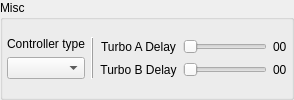
    <widget class="QGroupBox" name="groupBox_Misc">
     <property name="sizePolicy">
      <sizepolicy hsizetype="Preferred" vsizetype="Fixed">
       <horstretch>0</horstretch>
       <verstretch>0</verstretch>
      </sizepolicy>
     </property>
     <property name="title">
      <string>Misc</string>
     </property>
     <property name="flat">
      <bool>true</bool>
     </property>
     <layout class="QVBoxLayout" name="verticalLayout_groupBox_Misc">
      <property name="leftMargin">
       <number>4</number>
      </property>
      <property name="topMargin">
       <number>4</number>
      </property>
      <property name="rightMargin">
       <number>4</number>
      </property>
      <property name="bottomMargin">
       <number>4</number>
      </property>
      <item>
       <layout class="QHBoxLayout" name="horizontalLayout_groupBox_Misc">
        <item>
         <layout class="QVBoxLayout" name="verticalLayout_Controller_type">
          <item>
           <widget class="QLabel" name="label_Controller_type">
            <property name="text">
             <string>Controller type</string>
            </property>
            <property name="alignment">
             <set>Qt::AlignCenter</set>
            </property>
           </widget>
          </item>
          <item>
           <widget class="QComboBox" name="comboBox_Controller_type"/>
          </item>
         </layout>
        </item>
        <item>
         <widget class="Line" name="vline_groupBox_Misc">
          <property name="frameShadow">
           <enum>QFrame::Raised</enum>
          </property>
          <property name="orientation">
           <enum>Qt::Vertical</enum>
          </property>
         </widget>
        </item>
        <item>
         <layout class="QGridLayout" name="gridLayout_Turbo_delay">
          <item row="1" column="3">
           <widget class="QLabel" name="label_value_slider_TurboB">
            <property name="text">
             <string notr="true">00</string>
            </property>
           </widget>
          </item>
          <item row="0" column="2">
           <widget class="QSlider" name="horizontalSlider_TurboA">
            <property name="orientation">
             <enum>Qt::Horizontal</enum>
            </property>
           </widget>
          </item>
          <item row="0" column="3">
           <widget class="QLabel" name="label_value_slider_TurboA">
            <property name="text">
             <string notr="true">00</string>
            </property>
           </widget>
          </item>
          <item row="1" column="2">
           <widget class="QSlider" name="horizontalSlider_TurboB">
            <property name="orientation">
             <enum>Qt::Horizontal</enum>
            </property>
           </widget>
          </item>
          <item row="1" column="1">
           <widget class="QLabel" name="label_slider_TurboB">
            <property name="text">
             <string>Turbo B Delay</string>
            </property>
            <property name="alignment">
             <set>Qt::AlignCenter</set>
            </property>
           </widget>
          </item>
          <item row="0" column="1">
           <widget class="QLabel" name="label_slider_TurboA">
            <property name="text">
             <string>Turbo A Delay</string>
            </property>
            <property name="alignment">
             <set>Qt::AlignCenter</set>
            </property>
           </widget>
          </item>
         </layout>
        </item>
       </layout>
      </item>
     </layout>
    </widget>
